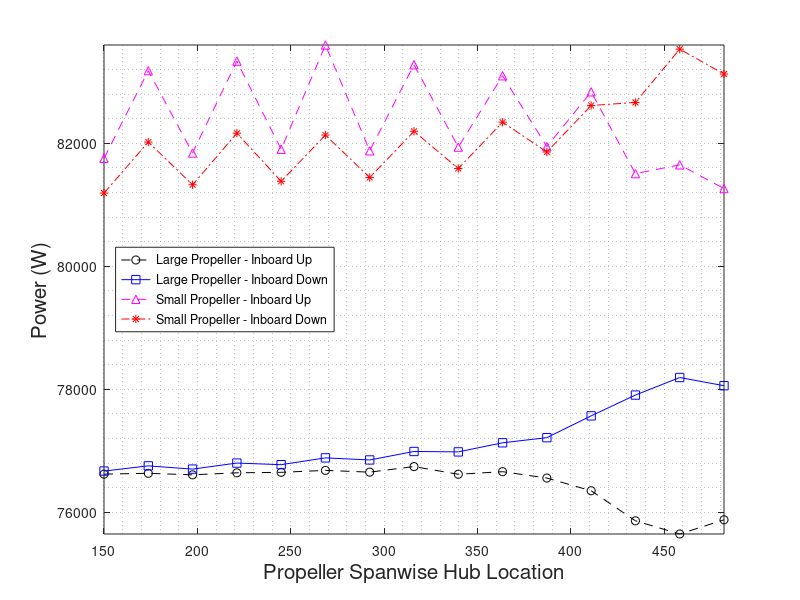

MATLAB code to generate this figure:
clc
clear

addpath('../../')
addpath('../../airfoils')
addpath('./../../Runs/J_COLE_OPTIMIZATION/aux_files')
addpath('./../../Runs/J_COLE_OPTIMIZATION/')

N_chord = 11;
N_dihe = 0;
N_prop_max = 1;
Vars_prop = 3;

max_tip_speed = 277.7821;
min_tip_speed = 165.3465;

stations = 15;
yloc = linspace(150,482, stations);
design_vec = repmat([linspace(75.6, 53, 11) nan nan nan 0 nan],stations,1);
design_vec(:,14) = yloc';

small_prop = 100;
small_prop_rpm = 4153;

big_prop = 160;
big_prop_rpm = 2250;

% % Small prop, inboard down
% z = design_vec;
% z(:,12) = small_prop;
% z(:,13) = small_prop_rpm;
% z(:,16) = 0;
% parfor i = 1:size(z,1)
%     [out, ITER, ITEROUTP] = fcnOBJECTIVE(z(i,:), N_chord, N_dihe, N_prop_max, Vars_prop, max_tip_speed, min_tip_speed);
%     
%     sd_out(i).out = out;
%     sd_out(i).ITER = ITER;
%     sd_out(i).ITEROUTP = ITEROUTP;
% end
% 
% % Small prop, inboard up
% z = design_vec;
% z(:,12) = small_prop;
% z(:,13) = small_prop_rpm;
% z(:,16) = 1;
% parfor i = 1:size(z,1)
%     [out, ITER, ITEROUTP] = fcnOBJECTIVE(z(i,:), N_chord, N_dihe, N_prop_max, Vars_prop, max_tip_speed, min_tip_speed);
%     
%     su_out(i).out = out;
%     su_out(i).ITER = ITER;
%     su_out(i).ITEROUTP = ITEROUTP;
% end
% 
% % Big prop, inboard down
% z = design_vec;
% z(:,12) = big_prop;
% z(:,13) = big_prop_rpm;
% z(:,16) = 0;
% parfor i = 1:size(z,1)
%     [out, ITER, ITEROUTP] = fcnOBJECTIVE(z(i,:), N_chord, N_dihe, N_prop_max, Vars_prop, max_tip_speed, min_tip_speed);
%     
%     bd_out(i).out = out;
%     bd_out(i).ITER = ITER;
%     bd_out(i).ITEROUTP = ITEROUTP;
% end
% 
% % Big prop, inboard up
% z = design_vec;
% z(:,12) = big_prop;
% z(:,13) = big_prop_rpm;
% z(:,16) = 1;
% parfor i = 1:size(z,1)
%     [out, ITER, ITEROUTP] = fcnOBJECTIVE(z(i,:), N_chord, N_dihe, N_prop_max, Vars_prop, max_tip_speed, min_tip_speed);
%     
%     bu_out(i).out = out;
%     bu_out(i).ITER = ITER;
%     bu_out(i).ITEROUTP = ITEROUTP;
% end
% 
% save('y_sweep.mat')

load('y_sweep.mat')

hFig23 = figure(23);
clf(23);

plot(yloc, [bu_out.out]', '--ok');
hold on
plot(yloc, [bd_out.out]', '-sb');
plot(yloc, [su_out.out]', '--^m');
plot(yloc, [sd_out.out]', '-.*r');
hold off
legend('Large Propeller - Inboard Up','Large Propeller - Inboard Down','Small Propeller - Inboard Up','Small Propeller - Inboard Down','Location','West');
grid minor
box on
axis tight

xlabel('Propeller Spanwise Hub Location','FontSize',15);
ylabel('Power (W)','FontSize',15);










bu_out